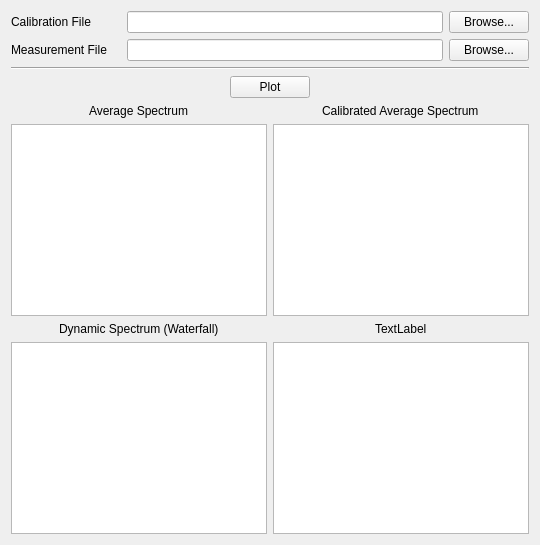
     <widget class="QWidget" name="tab_plot">
      <attribute name="title">
       <string>Plot</string>
      </attribute>
      <layout class="QVBoxLayout" name="verticalLayout_5">
       <item>
        <layout class="QHBoxLayout" name="horizontalLayout_3">
         <item>
          <widget class="QLabel" name="label_11">
           <property name="sizePolicy">
            <sizepolicy hsizetype="Fixed" vsizetype="Preferred">
             <horstretch>0</horstretch>
             <verstretch>0</verstretch>
            </sizepolicy>
           </property>
           <property name="minimumSize">
            <size>
             <width>110</width>
             <height>0</height>
            </size>
           </property>
           <property name="text">
            <string>Calibration File</string>
           </property>
          </widget>
         </item>
         <item>
          <widget class="QLineEdit" name="lineEdit_CalibFile">
           <property name="readOnly">
            <bool>true</bool>
           </property>
          </widget>
         </item>
         <item>
          <widget class="QPushButton" name="pushButton_browseCalib">
           <property name="text">
            <string>Browse...</string>
           </property>
          </widget>
         </item>
        </layout>
       </item>
       <item>
        <layout class="QHBoxLayout" name="horizontalLayout_7">
         <item>
          <widget class="QLabel" name="label_16">
           <property name="sizePolicy">
            <sizepolicy hsizetype="Fixed" vsizetype="Preferred">
             <horstretch>0</horstretch>
             <verstretch>0</verstretch>
            </sizepolicy>
           </property>
           <property name="minimumSize">
            <size>
             <width>110</width>
             <height>0</height>
            </size>
           </property>
           <property name="text">
            <string>Measurement File</string>
           </property>
          </widget>
         </item>
         <item>
          <widget class="QLineEdit" name="lineEdit_MeasureFile">
           <property name="readOnly">
            <bool>true</bool>
           </property>
          </widget>
         </item>
         <item>
          <widget class="QPushButton" name="pushButton_browseMeasureFile">
           <property name="text">
            <string>Browse...</string>
           </property>
          </widget>
         </item>
        </layout>
       </item>
       <item>
        <widget class="Line" name="line_6">
         <property name="orientation">
          <enum>Qt::Horizontal</enum>
         </property>
        </widget>
       </item>
       <item alignment="Qt::AlignHCenter">
        <widget class="QPushButton" name="pushButton_Plot">
         <property name="text">
          <string>Plot</string>
         </property>
        </widget>
       </item>
       <item>
        <layout class="QGridLayout" name="gridLayout_3">
         <property name="topMargin">
          <number>0</number>
         </property>
         <item row="3" column="0">
          <widget class="QGraphicsView" name="graphicsView_4"/>
         </item>
         <item row="1" column="1">
          <widget class="QGraphicsView" name="graphicsView_3"/>
         </item>
         <item row="1" column="0">
          <widget class="QGraphicsView" name="graphicsView_2"/>
         </item>
         <item row="0" column="0" alignment="Qt::AlignHCenter">
          <widget class="QLabel" name="label_12">
           <property name="text">
            <string>Average Spectrum</string>
           </property>
          </widget>
         </item>
         <item row="3" column="1">
          <widget class="QGraphicsView" name="graphicsView_5"/>
         </item>
         <item row="0" column="1" alignment="Qt::AlignHCenter">
          <widget class="QLabel" name="label_13">
           <property name="text">
            <string>Calibrated Average Spectrum</string>
           </property>
          </widget>
         </item>
         <item row="2" column="0" alignment="Qt::AlignHCenter">
          <widget class="QLabel" name="label_14">
           <property name="text">
            <string>Dynamic Spectrum (Waterfall)</string>
           </property>
          </widget>
         </item>
         <item row="2" column="1" alignment="Qt::AlignHCenter">
          <widget class="QLabel" name="label_15">
           <property name="text">
            <string>TextLabel</string>
           </property>
          </widget>
         </item>
        </layout>
       </item>
      </layout>
     </widget>
